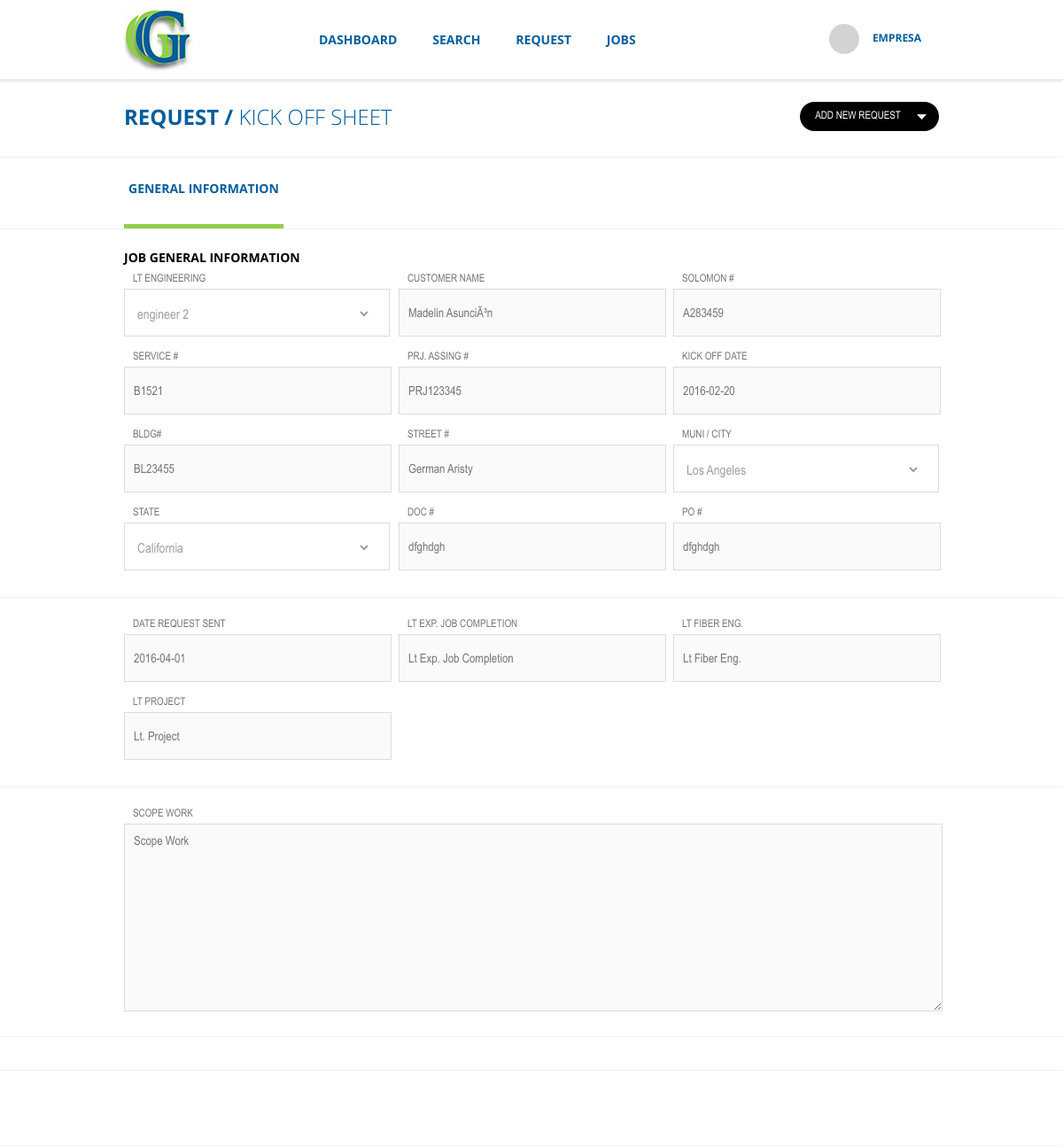
Screenshot of /request_search.php?id=1459565458-2 (signed in) with the database file from the repository.
### tables this page shows
CREATE TABLE IF NOT EXISTS `engineering` (
  `id` int(16) NOT NULL,
  `engineering` varchar(255) NOT NULL,
  `fecha` varchar(255) NOT NULL,
  `estado` int(1) NOT NULL,
  `company` int(16) NOT NULL
);

CREATE TABLE IF NOT EXISTS `general_information` (
  `id` int(16) NOT NULL,
  `time_code` varchar(250) NOT NULL,
  `engineering_id` int(16) NOT NULL,
  `customer_name` varchar(255) NOT NULL,
  `solomon_number` varchar(250) NOT NULL,
  `service_number` varchar(250) NOT NULL,
  `prj_assing_number` varchar(250) NOT NULL,
  `kick_off_date` varchar(255) NOT NULL,
  `bldg_number` varchar(250) NOT NULL,
  `street_number` varchar(255) NOT NULL,
  `city` varchar(250) NOT NULL,
  `state` varchar(250) NOT NULL,
  `doc_number` varchar(250) NOT NULL,
  `po_number` varchar(250) NOT NULL,
  `date_request_sent` varchar(255) NOT NULL,
  `lt_exp_job_completion` varchar(255) NOT NULL,
  `lt_fiber_eng` varchar(255) NOT NULL,
  `lt_project` varchar(255) NOT NULL,
  `scope_work` longtext NOT NULL,
  `estatus` int(1) NOT NULL,
  `usuario_id` int(16) NOT NULL,
  `company` varchar(250) NOT NULL
);

### request_search.php (the view, shortened to what this page needs)
<?php include('include/head.php');
	$idsGet = explode(",",$_GET['id']);
	$idsearch = $idsGet[0];
	if(isset($_GET['id'])){
			$consulta_search="SELECT * FROM general_information WHERE time_code='$idsearch' AND usuario_id='".$_SESSION['id']."' ";
			$resultado_search= mysqli_query($conexion,$consulta_search);
			$fila_search= mysqli_fetch_array($resultado_search);
	}
 ?>
<body onLoad="">
    <?php include("include/menu.php"); ?>
    <form id="form_request" name="form_request" method="post" enctype="multipart/form-data" action="<?php echo "http://".$_SERVER['HTTP_HOST'].$directorio; ?>include/data-file/g_info.php" >
    <div class="container_title_request">
        <div class="center_title_request">
			REQUEST / <span> KICK OFF SHEET </span>
			<div class="btn_new_request">
				<span> ADD NEW REQUEST </span> <div class="icon_fleca_request" ></div>
			</div>
		</div>
    </div>
    <div class="container_title_ventana">
        <div class="center_title_request">
			<div class="div_title_ventana ventana_activa" name="content_general_information" id="ventana_general_information" >GENERAL INFORMATION</div>
		</div>
    </div>
		<div class="content_form" id="content_general_information" >
        <div class="container_form" >
            <div class="center_form" >
                <div class="title_center_form" > JOB GENERAL INFORMATION </div>
                <div class="div_form_request" >
                        <div class="div_input_request" >
                            <div class="title_div_input_request" > LT ENGINEERING </div>
                            <div class="div_select_request" >
                                <select name="engineering" disabled>
                                <?php
										$consulta_engineering="SELECT * FROM engineering WHERE id='".$fila_search['engineering_id']."' ";
										$resultado_engineering= mysqli_query($conexion,$consulta_engineering);
										$fila_engineering= mysqli_fetch_array($resultado_engineering);
									?>
										<option><?php echo $fila_engineering['engineering']; ?></option>
                                </select>
                            </div>
                        </div>
                        <div class="div_input_request margin_div_input_request " >
                            <div class="title_div_input_request" > CUSTOMER NAME </div>
                            <input type="text" name="customer_name" disabled  value="<?php echo $fila_search['customer_name']; ?>"/>
                        </div>
                        <div class="div_input_request margin_div_input_request " >
                            <div class="title_div_input_request" > SOLOMON # </div>
                            <input type="text" name="solomon_number" value="<?php echo $fila_search['solomon_number']; ?>" disabled />
                        </div>
                        <div class="div_input_request" >
                            <div class="title_div_input_request" > SERVICE # </div>
                            <input type="text" name="service_number" value="<?php echo $fila_search['service_number']; ?>" disabled />
                        </div>
                        <div class="div_input_request margin_div_input_request " >
                            <div class="title_div_input_request" > PRJ. ASSING # </div>
                            <input type="text" name="prj_assing_number" value="<?php echo $fila_search['prj_assing_number']; ?>" disabled />
                        </div>
                        <div class="div_input_request margin_div_input_request " >
                            <div class="title_div_input_request" > KICK  OFF DATE </div>
                            <input type="text" name="kick_off_date"  value="<?php echo $fila_search['kick_off_date']; ?>" disabled />
                        </div>
                        <div class="div_input_request" >
                            <div class="title_div_input_request" > BLDG#</div>
                            <input type="text" name="bldg_number" value="<?php echo $fila_search['bldg_number']; ?>" disabled />
                        </div>
                        <div class="div_input_request margin_div_input_request " >
                            <div class="title_div_input_request" > STREET # </div>
                            <input type="text" name="street_number" value="<?php echo $fila_search['street_number']; ?>" disabled />
                        </div>
                        <div class="div_input_request margin_div_input_request " >
                            <div class="title_div_input_request" > MUNI / CITY </div>
                            <div class="div_select_request" >
                                <select name="city" disabled>
									<option><?php echo $fila_search['city']; ?></option>
                                </select>
                            </div>
                        </div>
                        <div class="div_input_request" >
                            <div class="title_div_input_request" > STATE </div>
                            <div class="div_select_request" >
                                <select name="state" disabled >
										<option><?php echo $fila_search['state']; ?></option>
									</select>
                            </div>
                        </div>
                        <div class="div_input_request margin_div_input_request " >
                            <div class="title_div_input_request" > DOC # </div>
                            <input type="text" name="doc_number" value="<?php echo $fila_search['doc_number']; ?>" disabled />
                        </div>
                        <div class="div_input_request margin_div_input_request " >
                            <div class="title_div_input_request" > PO # </div>
                            <input type="text" name="po_number" value="<?php echo $fila_search['po_number']; ?>" disabled />
                        </div>
                </div>
            </div>
        </div>
        <div class="container_form">
            <div class="center_form" >
                        <div class="div_input_request  " >
                            <div class="title_div_input_request" > DATE REQUEST SENT </div>
                            <input type="text" name="date_request_sent" placeholder="EMPTY" value="<?php echo $fila_search['date_request_sent']; ?>" disabled />
                        </div>
                        <div class="div_input_request margin_div_input_request " >
                            <div class="title_div_input_request" > LT  EXP. JOB COMPLETION </div>
                            <input type="text" name="lt_exp_job_completion" placeholder="EMPTY" value="<?php echo $fila_search['lt_exp_job_completion']; ?>" disabled />
                        </div>
                        <div class="div_input_request margin_div_input_request " >
                            <div class="title_div_input_request" > LT FIBER ENG. </div>
                            <input type="text" name="lt_fiber_eng" placeholder="EMPTY" value="<?php echo $fila_search['lt_fiber_eng']; ?>" disabled />
                        </div>
                        <div class="div_input_request  " >
                            <div class="title_div_input_request" > LT PROJECT </div>
                            <input type="text" name="lt_project" placeholder=" EMPTY" value="<?php echo $fila_search['lt_project']; ?>" disabled />
                        </div>
            </div>
        </div>
        <div class="container_form">
            <div class="center_form" >
                      <div class="title_div_input_request" > SCOPE WORK </div>
                      <textarea name="scope_work" placeholder="EMPTY" disabled ><?php echo $fila_search['scope_work']; ?>
                      </textarea>
            </div>
        </div>
	</div>
		 </form>
        <div class="container_form">
        </div>
    <?php include("include/footer.php"); ?>
</body>
</html>

### css/main.css (style rules this page uses)
select { margin: 0 0.5% 0 0.5%; }
html,body { margin: 0; padding: 0; text-transform:uppercase; font-family: 'ARIAL'; font-size:14px; }
.container_title_request { width: 100%; height: 87px; float: left; border-bottom: 1px solid rgb(240,240,240); }
.center_title_request { width: 920px; margin: 0 auto; font-family: OpenSans-Bold; font-size: 24px; color: rgb(0,94,158); margin-top: 25px; }
.center_title_request span { font-family: OpenSans-Light; }
.btn_new_request { width:157px; height:33px; background:rgb(0,0,0); float:right; font-family:ArialNarrow; font-size:12px; color:rgb(255,255,255); text-align:center; border-radius:20px; -webkit-border-radius:20px; -moz-border-radius:20px; -o-border-radius:20px; -ms-border-radius:20px; cursor:pointer; position:relative; }
.btn_new_request span { font-family:ArialNarrow; font-size:12px; color:rgb(255,255,255); position:relative; top:8px; }
.container_form { width: 100%; height: auto; float: left; border-bottom: 1px solid rgb(240,240,240); padding-bottom: 15px; }
.center_form { width: 920px; margin: 0 auto; margin-top: 22px; }
.title_center_form { width: 100%; float: left; font-family: OpenSans-Bold; font-size: 14px; color: rgb(0,0,0); }
.div_form_request { width: 100%; float: left; margin-top: 7px; }
.div_input_request { width: 300px; height: auto; float: left; margin-bottom: 15px; }
.margin_div_input_request { margin-left: 10px; }
.title_div_input_request { font-family: ArialNarrow; font-size: 12px; color: rgb(117,117,117); margin-left: 10px; }
.div_select_request { width: 298px; height: 52px; float: left; margin-top: 5px; border: 1px solid rgb(220,220,220); }
.div_select_request select { width: 90%; margin-left: 10px; margin-top: 18px; border: none; background: none; font-family: ArialNarrow; font-size: 15px; color: rgb(117,117,117); outline:none; }
#form_request input[type="text"] { width: 288px; height: 50px; margin-top: 5px; padding-left: 10px; border: 1px solid rgb(220,220,220); outline:none; font-family: ArialNarrow; font-size: 14px; color: rgb(117,117,117); }
#form_request textarea { width: 910px; max-width: 910px; min-width: 910px; height: 198px; max-height: 198px; min-height: 198px; margin-top: 5px; margin-bottom: 10px; padding-left: 10px; padding-top: 10px; border: 1px solid rgb(220,220,220); outline:none; font-family: ArialNarrow; font-size: 14px; color: rgb(117,117,117); }
.container_title_ventana { width: 100%; height: 80px; float: left; border-bottom: 1px solid rgb(240,240,240); }
.div_title_ventana { width: auto; height:50px; border-bottom: 5px solid rgb(229,229,229); font-family: OpenSans-Bold; font-size:14px; color:rgb(0,94,158); float: left; padding-left: 5px; padding-right: 5px; margin-right:12px; cursor:pointer; transition: all 0.2s; -webkit-transition: all 0.2s; -moz-transition: all 0.2s; -o-transition: all 0.2s; -ms-transition: all 0.2s; display:none; position:relative; }
.ventana_activa { border-bottom: 5px solid rgb(144, 207, 76); }
#ventana_general_information { display:block; }
.icon_fleca_request { width: 13px; height: 10px; float:right; background:url('../images/icon.png'); background-position: 0px 0px; margin-top: 13px; margin-right: 13px; }

### rows the page displays
engineering: engineering "engineer 2"
general_information: customer_name "Madelin AsunciÃ³n", solomon_number "A283459", service_number "B1521", prj_assing_number "PRJ123345", kick_off_date "2016-02-20", bldg_number "BL23455", street_number "German Aristy", city "Los Angeles", state "California", doc_number "dfghdgh", po_number "dfghdgh", date_request_sent "2016-04-01", lt_exp_job_completion "Lt Exp. Job Completion", lt_fiber_eng "Lt Fiber Eng.", lt_project "Lt. Project", scope_work "Scope Work"

### other values shown
$_SESSION['full_name'] "EMPRESA"
